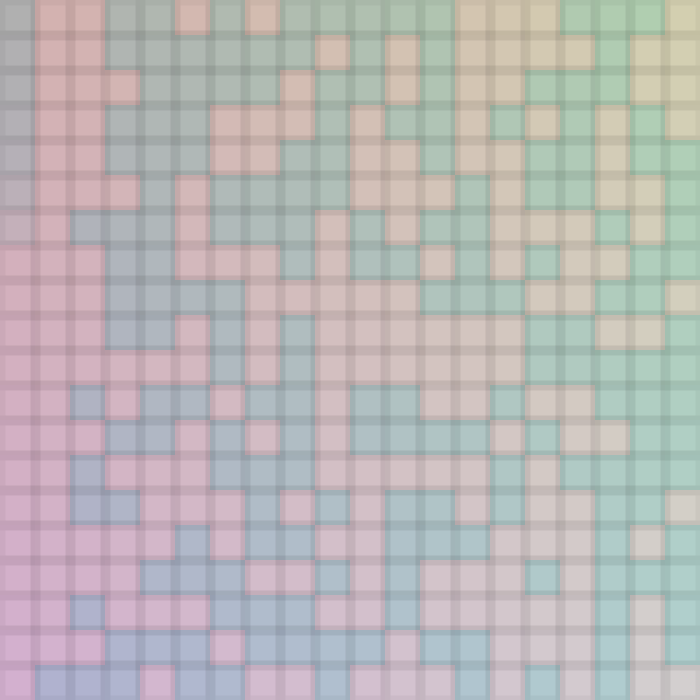
Frame 1 (no input)
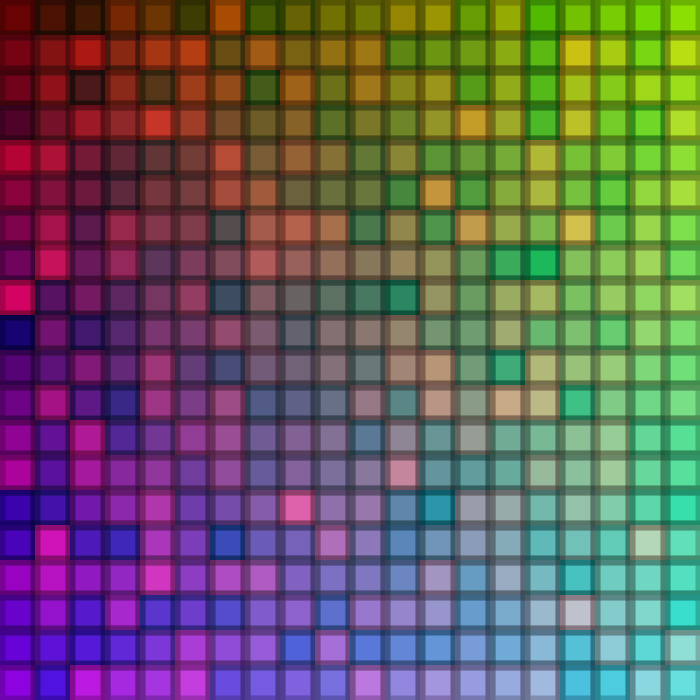
Frame 60 (the mouse pressed at the canvas centre just before this capture)
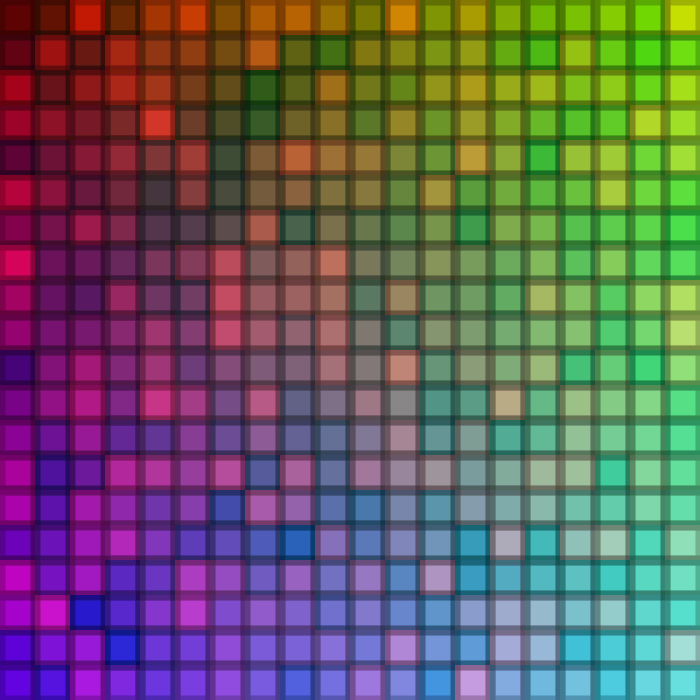
Frame 120 (the mouse held since frame 60 and released just before this capture)

The Processing sketch that drew these frames (run headless with seeded random() and noise(); from frame 60 on, the mouse is pressed at the canvas centre):

// Processing sketch: processing_20388
// ── processing_20388.pde

int videoScale = 35;
int cols, rows;
int f0 = 0;
int f1 = 1;
int f2 = 1;

void setup() {
  size(700,700);
  
  cols = width/videoScale;
  rows = height/videoScale;
}

void draw() {
  
  
  for (int i = 0; i < cols; i++) {
    
    for (int j = 0; j < rows; j++) {
      

      int x = i*videoScale;
      int y = j*videoScale;
      fill((j+1)*theFib(),(i+x)/3,(j+y)/3,35);
      stroke(0,10);
      strokeWeight(10);
      rect(x,y,videoScale,videoScale); 
    }
  }
}

int theFib()
{
   int result = f2;
   f0 = f1;
   f1 = f2;
   f2 = f0 + f1;
   return result;
}
